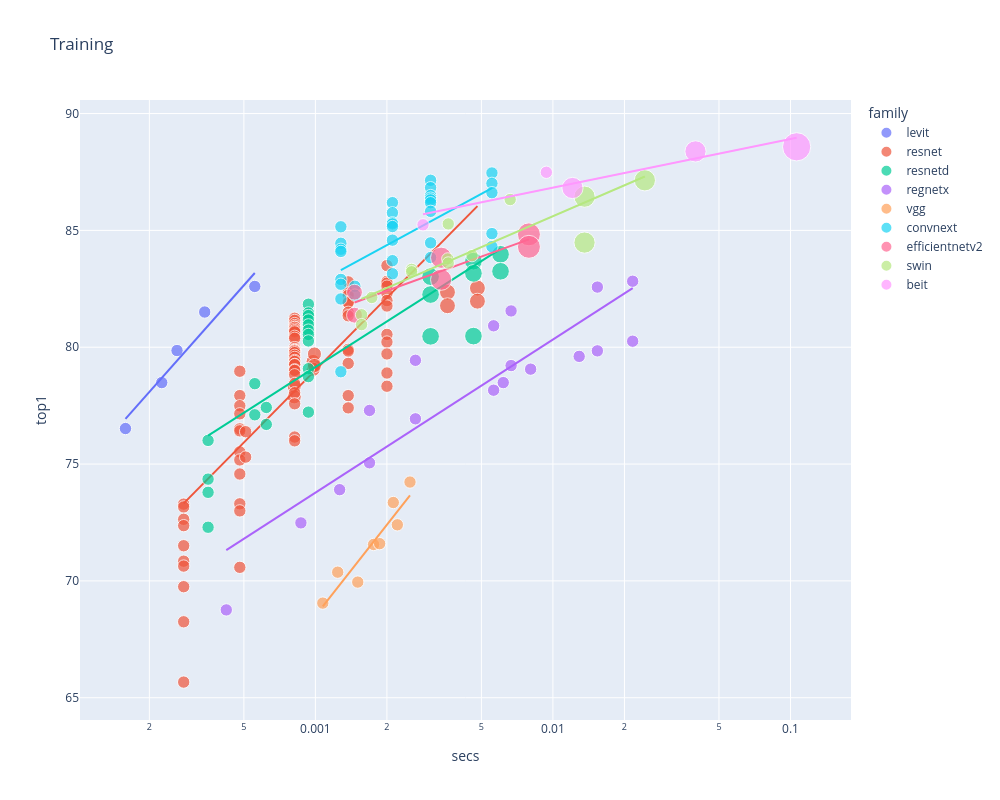

The notebook cell saved with this chart:
### Code cell
show_subs(tdf, 'Training', 'train_img_size')

### Figure 1 — Plotly figure (JSON) as saved in the notebook; plotly's stock layout.template omitted (floating-point values rounded to 4 significant figures)
{"data": [{"customdata": [[224], [224], [224], [224], [224]], "hovertemplate": "<b>%{hovertext}</b><br><br>family=levit<br>secs=%{x}<br>top1=%{y}<br>size=%{marker.size}<br>train_img_size=%{customdata[0]}<extra></extra>", "hovertext": ["levit_128s.fb_dist_in1k", "levit_128.fb_dist_in1k", "levit_192.fb_dist_in1k", "levit_256.fb_dist_in1k", "levit_384.fb_dist_in1k"], "legendgroup": "levit", "marker": {"color": "#636efa", "size": [50176, 50176, 50176, 50176, 50176], "sizemode": "area", "sizeref": 655.4, "symbol": "circle"}, "mode": "markers", "name": "levit", "orientation": "v", "showlegend": true, "type": "scatter", "x": [0.0001587, 0.0002255, 0.0002615, 0.0003421, 0.0005557], "xaxis": "x", "y": [76.52, 78.49, 79.86, 81.51, 82.6], "yaxis": "y"}, {"hovertemplate": "<b>OLS trendline</b><br>top1 = 11.4746 * log10(secs) + 120.529<br>R<sup>2</sup>=0.944529<br><br>family=levit<br>secs=%{x}<br>top1=%{y} <b>(trend)</b><extra></extra>", "legendgroup": "levit", "marker": {"color": "#636efa", "symbol": "circle"}, "mode": "lines", "name": "levit", "showlegend": false, "type": "scatter", "x": [0.0001587, 0.0002255, 0.0002615, 0.0003421, 0.0005557], "xaxis": "x", "y": [76.93, 78.68, 79.42, 80.76, 83.18], "yaxis": "y"}, {"customdata": [[224], [224], [224], [224], [224], [224], [224], [224], [224], [224], [224], [224], [224], [224], [224], [224], [224], [224], [224], [224], [224], [224], [224], [224], [256], [256], [224], [224], [224], [224], [224], [224], [224], [224], [224], [224], [224], [224], [224], [224], [224], [224], [224], [224], [224], [224], [224], [224], [224], [224], [224], [224], [224], [224], [224], [224], [224], [256], [256], [256], [256], [224], [224], [224], [224], [224], [224], [224], [224], [224], [224], [224], [224], [224], [224], [224], [224], [224], [224], [224], [224], [224], [224], [224], [224], [288], [288], [288], [288]], "hovertemplate": "<b>%{hovertext}</b><br><br>family=resnet<br>secs=%{x}<br>top1=%{y}<br>size=%{marker.size}<br>train_img_size=%{customdata[0]}<extra></extra>", "hovertext": ["resnet18.fb_swsl_ig1b_ft_in1k", "resnet18.a1_in1k", "resnet18.fb_ssl_yfcc100m_ft_in1k", "resnet18.a2_in1k", "resnet18.a1_in1k", "resnet18.gluon_in1k", "resnet18.a2_in1k", "resnet18.tv_in1k", "resnet18.a3_in1k", "resnet18.a3_in1k", "resnet34.ra4_e3600_r224_in1k", "resnet34.a1_in1k", "resnet34.ra4_e3600_r224_in1k", "resnet34.a2_in1k", "resnet34.bt_in1k", "resnet34.a1_in1k", "resnet34.a2_in1k", "resnet34.bt_in1k", "resnet34.gluon_in1k", "resnet34.tv_in1k", "resnet34.a3_in1k", "resnet34.a3_in1k", "resnet26.bt_in1k", "resnet26.bt_in1k", "resnet26t.ra2_in1k", "resnet26t.ra2_in1k", "resnet50.a1_in1k", "resnet50.fb_swsl_ig1b_ft_in1k", "resnet50.d_in1k", "resnet50.c1_in1k", "resnet50.c2_in1k", "resnet50.tv2_in1k", "resnet50.a2_in1k", "resnet50.b1k_in1k", "resnet50.a1h_in1k", "resnet50.b2k_in1k", "resnet50.a1_in1k", "resnet50.ram_in1k", "resnet50.d_in1k", "resnet50.c2_in1k", "resnet50.ra_in1k", "resnet50.a2_in1k", "resnet50.c1_in1k", "resnet50.bt_in1k", "resnet50.b1k_in1k", "resnet50.tv2_in1k", "resnet50.b2k_in1k", "resnet50.a1h_in1k", "resnet50.fb_ssl_yfcc100m_ft_in1k", "resnet50.ram_in1k", "resnet50.am_in1k", "resnet50.ra_in1k", "resnet50.bt_in1k", "resnet50.a3_in1k", "resnet50.gluon_in1k", "resnet50.tv_in1k", "resnet50.a3_in1k", "resnet32ts.ra2_in1k", "resnet32ts.ra2_in1k", "resnet33ts.ra2_in1k", "resnet33ts.ra2_in1k", "resnet101.a1h_in1k", "resnet101.a1_in1k", "resnet101.a2_in1k", "resnet101.a1h_in1k", "resnet101.tv2_in1k", "resnet101.a1_in1k", "resnet101.a2_in1k", "resnet101.tv2_in1k", "resnet101.a3_in1k", "resnet101.gluon_in1k", "resnet101.a3_in1k", "resnet101.tv_in1k", "resnet152.a1h_in1k", "resnet152.a1h_in1k", "resnet152.a1_in1k", "resnet152.a2_in1k", "resnet152.tv2_in1k", "resnet152.a1_in1k", "resnet152.a2_in1k", "resnet152.a3_in1k", "resnet152.tv2_in1k", "resnet152.gluon_in1k", "resnet152.a3_in1k", "resnet152.tv_in1k", "resnet51q.ra2_in1k", "resnet51q.ra2_in1k", "resnet61q.ra2_in1k", "resnet61q.ra2_in1k"], "legendgroup": "resnet", "marker": {"color": "#EF553B", "size": [50176, 50176, 50176, 50176, 50176, 50176, 50176, 50176, 50176, 50176, 50176, 50176, 50176, 50176, 50176, 50176, 50176, 50176, 50176, 50176, 50176, 50176, 50176, 50176, 65536, 65536, 50176, 50176, 50176, 50176, 50176, 50176, 50176, 50176, 50176, 50176, 50176, 50176, 50176, 50176, 50176, 50176, 50176, 50176, 50176, 50176, 50176, 50176, 50176, 50176, 50176, 50176, 50176, 50176, 50176, 50176, 50176, 65536, 65536, 65536, 65536, 50176, 50176, 50176, 50176, 50176, 50176, 50176, 50176, 50176, 50176, 50176, 50176, 50176, 50176, 50176, 50176, 50176, 50176, 50176, 50176, 50176, 50176, 50176, 50176, 82944, 82944, 82944, 82944], "sizemode": "area", "sizeref": 655.4, "symbol": "circle"}, "mode": "markers", "name": "resnet", "orientation": "v", "showlegend": true, "type": "scatter", "x": [0.000279, 0.000279, 0.000279, 0.000279, 0.000279, 0.000279, 0.000279, 0.000279, 0.000279, 0.000279, 0.0004806, 0.0004806, 0.0004806, 0.0004806, 0.0004806, 0.0004806, 0.0004806, 0.0004806, 0.0004806, 0.0004806, 0.0004806, 0.0004806, 0.0005087, 0.0005087, 0.0008144, 0.0008144, 0.0008179, 0.0008179, 0.0008179, 0.0008179, 0.0008179, 0.0008179, 0.0008179, 0.0008179, 0.0008179, 0.0008179, 0.0008179, 0.0008179, 0.0008179, 0.0008179, 0.0008179, 0.0008179, 0.0008179, 0.0008179, 0.0008179, 0.0008179, 0.0008179, 0.0008179, 0.0008179, 0.0008179, 0.0008179, 0.0008179, 0.0008179, 0.0008179, 0.0008179, 0.0008179, 0.0008179, 0.0009787, 0.0009787, 0.0009907, 0.0009907, 0.001375, 0.001375, 0.001375, 0.001375, 0.001375, 0.001375, 0.001375, 0.001375, 0.001375, 0.001375, 0.001375, 0.001375, 0.002001, 0.002001, 0.002001, 0.002001, 0.002001, 0.002001, 0.002001, 0.002001, 0.002001, 0.002001, 0.002001, 0.002001, 0.003598, 0.003598, 0.00481, 0.00481], "xaxis": "x", "y": [73.29, 73.16, 72.64, 72.36, 71.5, 70.84, 70.63, 69.75, 68.25, 65.67, 78.97, 77.93, 77.49, 77.15, 76.51, 76.42, 75.52, 75.18, 74.57, 73.3, 73.0, 70.58, 76.38, 75.3, 78.33, 77.88, 81.24, 81.15, 81.01, 80.93, 80.86, 80.85, 80.77, 80.71, 80.65, 80.47, 80.38, 79.98, 79.9, 79.87, 79.86, 79.83, 79.77, 79.65, 79.56, 79.43, 79.39, 79.26, 79.25, 79.03, 79.0, 78.82, 78.44, 78.05, 77.58, 76.16, 75.99, 79.39, 79.05, 79.71, 79.22, 82.8, 82.33, 82.22, 81.95, 81.91, 81.49, 81.34, 79.91, 79.84, 79.31, 77.93, 77.4, 83.49, 82.82, 82.74, 82.61, 82.29, 82.0, 81.76, 80.55, 80.22, 79.71, 78.9, 78.33, 82.36, 81.77, 82.53, 81.97], "yaxis": "y"}, {"hovertemplate": "<b>OLS trendline</b><br>top1 = 10.2861 * log10(secs) + 109.88<br>R<sup>2</sup>=0.647821<br><br>family=resnet<br>secs=%{x}<br>top1=%{y} <b>(trend)</b><extra></extra>", "legendgroup": "resnet", "marker": {"color": "#EF553B", "symbol": "circle"}, "mode": "lines", "name": "resnet", "showlegend": false, "type": "scatter", "x": [0.000279, 0.000279, 0.000279, 0.000279, 0.000279, 0.000279, 0.000279, 0.000279, 0.000279, 0.000279, 0.0004806, 0.0004806, 0.0004806, 0.0004806, 0.0004806, 0.0004806, 0.0004806, 0.0004806, 0.0004806, 0.0004806, 0.0004806, 0.0004806, 0.0005087, 0.0005087, 0.0008144, 0.0008144, 0.0008179, 0.0008179, 0.0008179, 0.0008179, 0.0008179, 0.0008179, 0.0008179, 0.0008179, 0.0008179, 0.0008179, 0.0008179, 0.0008179, 0.0008179, 0.0008179, 0.0008179, 0.0008179, 0.0008179, 0.0008179, 0.0008179, 0.0008179, 0.0008179, 0.0008179, 0.0008179, 0.0008179, 0.0008179, 0.0008179, 0.0008179, 0.0008179, 0.0008179, 0.0008179, 0.0008179, 0.0009787, 0.0009787, 0.0009907, 0.0009907, 0.001375, 0.001375, 0.001375, 0.001375, 0.001375, 0.001375, 0.001375, 0.001375, 0.001375, 0.001375, 0.001375, 0.001375, 0.002001, 0.002001, 0.002001, 0.002001, 0.002001, 0.002001, 0.002001, 0.002001, 0.002001, 0.002001, 0.002001, 0.002001, 0.003598, 0.003598, 0.00481, 0.00481], "xaxis": "x", "y": [73.32, 73.32, 73.32, 73.32, 73.32, 73.32, 73.32, 73.32, 73.32, 73.32, 75.75, 75.75, 75.75, 75.75, 75.75, 75.75, 75.75, 75.75, 75.75, 75.75, 75.75, 75.75, 76.0, 76.0, 78.1, 78.1, 78.12, 78.12, 78.12, 78.12, 78.12, 78.12, 78.12, 78.12, 78.12, 78.12, 78.12, 78.12, 78.12, 78.12, 78.12, 78.12, 78.12, 78.12, 78.12, 78.12, 78.12, 78.12, 78.12, 78.12, 78.12, 78.12, 78.12, 78.12, 78.12, 78.12, 78.12, 78.93, 78.93, 78.98, 78.98, 80.44, 80.44, 80.44, 80.44, 80.44, 80.44, 80.44, 80.44, 80.44, 80.44, 80.44, 80.44, 82.12, 82.12, 82.12, 82.12, 82.12, 82.12, 82.12, 82.12, 82.12, 82.12, 82.12, 82.12, 84.74, 84.74, 86.04, 86.04], "yaxis": "y"}, {"customdata": [[224], [224], [224], [224], [224], [224], [224], [224], [224], [224], [224], [224], [224], [224], [224], [224], [224], [224], [224], [320], [320], [320], [320], [320], [320], [320], [320]], "hovertemplate": "<b>%{hovertext}</b><br><br>family=resnetd<br>secs=%{x}<br>top1=%{y}<br>size=%{marker.size}<br>train_img_size=%{customdata[0]}<extra></extra>", "hovertext": ["resnet18d.ra4_e3600_r224_in1k", "resnet18d.ra4_e3600_r224_in1k", "resnet18d.ra2_in1k", "resnet18d.ra2_in1k", "resnet34d.ra2_in1k", "resnet34d.ra2_in1k", "resnet26d.bt_in1k", "resnet26d.bt_in1k", "resnet50d.ra4_e3600_r224_in1k", "resnet50d.a1_in1k", "resnet50d.ra2_in1k", "resnet50d.a2_in1k", "resnet50d.ra4_e3600_r224_in1k", "resnet50d.a1_in1k", "resnet50d.ra2_in1k", "resnet50d.a2_in1k", "resnet50d.gluon_in1k", "resnet50d.a3_in1k", "resnet50d.a3_in1k", "resnet101d.ra2_in1k", "resnet101d.ra2_in1k", "resnet101d.gluon_in1k", "resnet152d.ra2_in1k", "resnet152d.ra2_in1k", "resnet152d.gluon_in1k", "resnet200d.ra2_in1k", "resnet200d.ra2_in1k"], "legendgroup": "resnetd", "marker": {"color": "#00cc96", "size": [50176, 50176, 50176, 50176, 50176, 50176, 50176, 50176, 50176, 50176, 50176, 50176, 50176, 50176, 50176, 50176, 50176, 50176, 50176, 102400, 102400, 102400, 102400, 102400, 102400, 102400, 102400], "sizemode": "area", "sizeref": 655.4, "symbol": "circle"}, "mode": "markers", "name": "resnetd", "orientation": "v", "showlegend": true, "type": "scatter", "x": [0.0003534, 0.0003534, 0.0003534, 0.0003534, 0.0005559, 0.0005559, 0.0006214, 0.0006214, 0.0009344, 0.0009344, 0.0009344, 0.0009344, 0.0009344, 0.0009344, 0.0009344, 0.0009344, 0.0009344, 0.0009344, 0.0009344, 0.003054, 0.003054, 0.003054, 0.004628, 0.004628, 0.004628, 0.006017, 0.006017], "xaxis": "x", "y": [76.01, 74.36, 73.79, 72.3, 78.44, 77.11, 77.42, 76.7, 81.84, 81.47, 81.35, 81.16, 80.96, 80.73, 80.55, 80.27, 79.08, 78.74, 77.22, 83.02, 82.25, 80.47, 83.68, 83.16, 80.48, 83.98, 83.25], "yaxis": "y"}, {"hovertemplate": "<b>OLS trendline</b><br>top1 = 6.48805 * log10(secs) + 98.6157<br>R<sup>2</sup>=0.683715<br><br>family=resnetd<br>secs=%{x}<br>top1=%{y} <b>(trend)</b><extra></extra>", "legendgroup": "resnetd", "marker": {"color": "#00cc96", "symbol": "circle"}, "mode": "lines", "name": "resnetd", "showlegend": false, "type": "scatter", "x": [0.0003534, 0.0003534, 0.0003534, 0.0003534, 0.0005559, 0.0005559, 0.0006214, 0.0006214, 0.0009344, 0.0009344, 0.0009344, 0.0009344, 0.0009344, 0.0009344, 0.0009344, 0.0009344, 0.0009344, 0.0009344, 0.0009344, 0.003054, 0.003054, 0.003054, 0.004628, 0.004628, 0.004628, 0.006017, 0.006017], "xaxis": "x", "y": [76.22, 76.22, 76.22, 76.22, 77.5, 77.5, 77.81, 77.81, 78.96, 78.96, 78.96, 78.96, 78.96, 78.96, 78.96, 78.96, 78.96, 78.96, 78.96, 82.3, 82.3, 82.3, 83.47, 83.47, 83.47, 84.21, 84.21], "yaxis": "y"}, {"customdata": [[224], [224], [224], [224], [224], [224], [224], [224], [224], [224], [224], [224], [224], [224], [224], [224], [224], [224]], "hovertemplate": "<b>%{hovertext}</b><br><br>family=regnetx<br>secs=%{x}<br>top1=%{y}<br>size=%{marker.size}<br>train_img_size=%{customdata[0]}<extra></extra>", "hovertext": ["regnetx_002.pycls_in1k", "regnetx_004.pycls_in1k", "regnetx_006.pycls_in1k", "regnetx_008.tv2_in1k", "regnetx_008.pycls_in1k", "regnetx_016.tv2_in1k", "regnetx_016.pycls_in1k", "regnetx_032.tv2_in1k", "regnetx_032.pycls_in1k", "regnetx_040.pycls_in1k", "regnetx_080.tv2_in1k", "regnetx_080.pycls_in1k", "regnetx_064.pycls_in1k", "regnetx_120.pycls_in1k", "regnetx_160.tv2_in1k", "regnetx_160.pycls_in1k", "regnetx_320.tv2_in1k", "regnetx_320.pycls_in1k"], "legendgroup": "regnetx", "marker": {"color": "#ab63fa", "size": [50176, 50176, 50176, 50176, 50176, 50176, 50176, 50176, 50176, 50176, 50176, 50176, 50176, 50176, 50176, 50176, 50176, 50176], "sizemode": "area", "sizeref": 655.4, "symbol": "circle"}, "mode": "markers", "name": "regnetx", "orientation": "v", "showlegend": true, "type": "scatter", "x": [0.0004216, 0.0008689, 0.001265, 0.00169, 0.00169, 0.002637, 0.002637, 0.005628, 0.005628, 0.006178, 0.006666, 0.006666, 0.008056, 0.0129, 0.01538, 0.01538, 0.02166, 0.02166], "xaxis": "x", "y": [68.76, 72.48, 73.9, 77.29, 75.05, 79.44, 76.94, 80.92, 78.16, 78.49, 81.55, 79.21, 79.06, 79.61, 82.57, 79.84, 82.82, 80.26], "yaxis": "y"}, {"hovertemplate": "<b>OLS trendline</b><br>top1 = 6.55313 * log10(secs) + 93.4347<br>R<sup>2</sup>=0.807063<br><br>family=regnetx<br>secs=%{x}<br>top1=%{y} <b>(trend)</b><extra></extra>", "legendgroup": "regnetx", "marker": {"color": "#ab63fa", "symbol": "circle"}, "mode": "lines", "name": "regnetx", "showlegend": false, "type": "scatter", "x": [0.0004216, 0.0008689, 0.001265, 0.00169, 0.00169, 0.002637, 0.002637, 0.005628, 0.005628, 0.006178, 0.006666, 0.006666, 0.008056, 0.0129, 0.01538, 0.01538, 0.02166, 0.02166], "xaxis": "x", "y": [71.32, 73.38, 74.44, 75.27, 75.27, 76.54, 76.54, 78.69, 78.69, 78.96, 79.17, 79.17, 79.71, 81.05, 81.55, 81.55, 82.53, 82.53], "yaxis": "y"}, {"customdata": [[224], [224], [224], [224], [224], [224], [224], [224]], "hovertemplate": "<b>%{hovertext}</b><br><br>family=vgg<br>secs=%{x}<br>top1=%{y}<br>size=%{marker.size}<br>train_img_size=%{customdata[0]}<extra></extra>", "hovertext": ["vgg11.tv_in1k", "vgg11_bn.tv_in1k", "vgg13.tv_in1k", "vgg13_bn.tv_in1k", "vgg16.tv_in1k", "vgg16_bn.tv_in1k", "vgg19.tv_in1k", "vgg19_bn.tv_in1k"], "legendgroup": "vgg", "marker": {"color": "#FFA15A", "size": [50176, 50176, 50176, 50176, 50176, 50176, 50176, 50176], "sizemode": "area", "sizeref": 655.4, "symbol": "circle"}, "mode": "markers", "name": "vgg", "orientation": "v", "showlegend": true, "type": "scatter", "x": [0.001075, 0.001242, 0.001508, 0.001758, 0.001864, 0.002128, 0.002213, 0.002502], "xaxis": "x", "y": [69.05, 70.37, 69.95, 71.56, 71.59, 73.35, 72.4, 74.23], "yaxis": "y"}, {"hovertemplate": "<b>OLS trendline</b><br>top1 = 12.9353 * log10(secs) + 107.314<br>R<sup>2</sup>=0.888064<br><br>family=vgg<br>secs=%{x}<br>top1=%{y} <b>(trend)</b><extra></extra>", "legendgroup": "vgg", "marker": {"color": "#FFA15A", "symbol": "circle"}, "mode": "lines", "name": "vgg", "showlegend": false, "type": "scatter", "x": [0.001075, 0.001242, 0.001508, 0.001758, 0.001864, 0.002128, 0.002213, 0.002502], "xaxis": "x", "y": [68.91, 69.72, 70.81, 71.68, 72.01, 72.75, 72.97, 73.66], "yaxis": "y"}, {"customdata": [[224], [224], [224], [224], [224], [224], [224], [224], [224], [224], [224], [224], [224], [224], [224], [224], [224], [224], [224], [224], [224], [224], [224], [224], [224], [224], [224], [224], [224], [224], [224], [224]], "hovertemplate": "<b>%{hovertext}</b><br><br>family=convnext<br>secs=%{x}<br>top1=%{y}<br>size=%{marker.size}<br>train_img_size=%{customdata[0]}<extra></extra>", "hovertext": ["convnext_tiny.in12k_ft_in1k_384", "convnext_tiny.in12k_ft_in1k", "convnext_tiny.in12k_ft_in1k", "convnext_tiny.fb_in22k_ft_in1k_384", "convnext_tiny.fb_in22k_ft_in1k", "convnext_tiny.fb_in1k", "convnext_tiny.fb_in1k", "convnext_tiny.fb_in22k_ft_in1k", "convnext_tiny_hnf.a2h_in1k", "convnext_tiny_hnf.a2h_in1k", "convnext_small.in12k_ft_in1k_384", "convnext_small.fb_in22k_ft_in1k_384", "convnext_small.in12k_ft_in1k", "convnext_small.fb_in22k_ft_in1k", "convnext_small.in12k_ft_in1k", "convnext_small.fb_in22k_ft_in1k", "convnext_small.fb_in1k", "convnext_small.fb_in1k", "convnext_base.clip_laion2b_augreg_ft_in12k_in1k_384", "convnext_base.fb_in22k_ft_in1k_384", "convnext_base.clip_laiona_augreg_ft_in1k_384", "convnext_base.clip_laion2b_augreg_ft_in12k_in1k", "convnext_base.fb_in22k_ft_in1k", "convnext_base.clip_laion2b_augreg_ft_in1k", "convnext_base.fb_in22k_ft_in1k", "convnext_base.fb_in1k", "convnext_base.fb_in1k", "convnext_large.fb_in22k_ft_in1k_384", "convnext_large.fb_in22k_ft_in1k", "convnext_large.fb_in22k_ft_in1k", "convnext_large.fb_in1k", "convnext_large.fb_in1k"], "legendgroup": "convnext", "marker": {"color": "#19d3f3", "size": [50176, 50176, 50176, 50176, 50176, 50176, 50176, 50176, 50176, 50176, 50176, 50176, 50176, 50176, 50176, 50176, 50176, 50176, 50176, 50176, 50176, 50176, 50176, 50176, 50176, 50176, 50176, 50176, 50176, 50176, 50176, 50176], "sizemode": "area", "sizeref": 655.4, "symbol": "circle"}, "mode": "markers", "name": "convnext", "orientation": "v", "showlegend": true, "type": "scatter", "x": [0.00128, 0.00128, 0.00128, 0.00128, 0.00128, 0.00128, 0.00128, 0.00128, 0.001467, 0.001467, 0.00211, 0.00211, 0.00211, 0.00211, 0.00211, 0.00211, 0.00211, 0.00211, 0.003055, 0.003055, 0.003055, 0.003055, 0.003055, 0.003055, 0.003055, 0.003055, 0.003055, 0.005536, 0.005536, 0.005536, 0.005536, 0.005536], "xaxis": "x", "y": [85.15, 84.45, 84.19, 84.1, 82.9, 82.69, 82.07, 78.95, 82.61, 82.23, 86.19, 85.75, 85.32, 85.28, 85.16, 84.58, 83.7, 83.14, 87.14, 86.83, 86.49, 86.38, 86.3, 86.18, 85.81, 84.47, 83.84, 87.46, 87.01, 86.61, 84.86, 84.3], "yaxis": "y"}, {"hovertemplate": "<b>OLS trendline</b><br>top1 = 5.51904 * log10(secs) + 99.2655<br>R<sup>2</sup>=0.420422<br><br>family=convnext<br>secs=%{x}<br>top1=%{y} <b>(trend)</b><extra></extra>", "legendgroup": "convnext", "marker": {"color": "#19d3f3", "symbol": "circle"}, "mode": "lines", "name": "convnext", "showlegend": false, "type": "scatter", "x": [0.00128, 0.00128, 0.00128, 0.00128, 0.00128, 0.00128, 0.00128, 0.00128, 0.001467, 0.001467, 0.00211, 0.00211, 0.00211, 0.00211, 0.00211, 0.00211, 0.00211, 0.00211, 0.003055, 0.003055, 0.003055, 0.003055, 0.003055, 0.003055, 0.003055, 0.003055, 0.003055, 0.005536, 0.005536, 0.005536, 0.005536, 0.005536], "xaxis": "x", "y": [83.3, 83.3, 83.3, 83.3, 83.3, 83.3, 83.3, 83.3, 83.63, 83.63, 84.5, 84.5, 84.5, 84.5, 84.5, 84.5, 84.5, 84.5, 85.39, 85.39, 85.39, 85.39, 85.39, 85.39, 85.39, 85.39, 85.39, 86.81, 86.81, 86.81, 86.81, 86.81], "yaxis": "y"}, {"customdata": [[288], [288], [384], [384], [416], [416]], "hovertemplate": "<b>%{hovertext}</b><br><br>family=efficientnetv2<br>secs=%{x}<br>top1=%{y}<br>size=%{marker.size}<br>train_img_size=%{customdata[0]}<extra></extra>", "hovertext": ["efficientnetv2_rw_t.ra2_in1k", "efficientnetv2_rw_t.ra2_in1k", "efficientnetv2_rw_s.ra2_in1k", "efficientnetv2_rw_s.ra2_in1k", "efficientnetv2_rw_m.agc_in1k", "efficientnetv2_rw_m.agc_in1k"], "legendgroup": "efficientnetv2", "marker": {"color": "#FF6692", "size": [82944, 82944, 147456, 147456, 173056, 173056], "sizemode": "area", "sizeref": 655.4, "symbol": "circle"}, "mode": "markers", "name": "efficientnetv2", "orientation": "v", "showlegend": true, "type": "scatter", "x": [0.001461, 0.001461, 0.003383, 0.003383, 0.007923, 0.007923], "xaxis": "x", "y": [82.35, 81.37, 83.83, 82.89, 84.83, 84.3], "yaxis": "y"}, {"hovertemplate": "<b>OLS trendline</b><br>top1 = 3.67756 * log10(secs) + 92.3414<br>R<sup>2</sup>=0.868647<br><br>family=efficientnetv2<br>secs=%{x}<br>top1=%{y} <b>(trend)</b><extra></extra>", "legendgroup": "efficientnetv2", "marker": {"color": "#FF6692", "symbol": "circle"}, "mode": "lines", "name": "efficientnetv2", "showlegend": false, "type": "scatter", "x": [0.001461, 0.001461, 0.003383, 0.003383, 0.007923, 0.007923], "xaxis": "x", "y": [81.91, 81.91, 83.26, 83.26, 84.61, 84.61], "yaxis": "y"}, {"customdata": [[224], [224], [224], [224], [224], [224], [224], [224], [224], [224], [384], [384], [384]], "hovertemplate": "<b>%{hovertext}</b><br><br>family=swin<br>secs=%{x}<br>top1=%{y}<br>size=%{marker.size}<br>train_img_size=%{customdata[0]}<extra></extra>", "hovertext": ["swin_tiny_patch4_window7_224.ms_in1k", "swin_tiny_patch4_window7_224.ms_in22k_ft_in1k", "swin_s3_tiny_224.ms_in1k", "swin_small_patch4_window7_224.ms_in22k_ft_in1k", "swin_small_patch4_window7_224.ms_in1k", "swin_s3_small_224.ms_in1k", "swin_base_patch4_window7_224.ms_in22k_ft_in1k", "swin_base_patch4_window7_224.ms_in1k", "swin_s3_base_224.ms_in1k", "swin_large_patch4_window7_224.ms_in22k_ft_in1k", "swin_base_patch4_window12_384.ms_in22k_ft_in1k", "swin_base_patch4_window12_384.ms_in1k", "swin_large_patch4_window12_384.ms_in22k_ft_in1k"], "legendgroup": "swin", "marker": {"color": "#B6E880", "size": [50176, 50176, 50176, 50176, 50176, 50176, 50176, 50176, 50176, 50176, 147456, 147456, 147456], "sizemode": "area", "sizeref": 655.4, "symbol": "circle"}, "mode": "markers", "name": "swin", "orientation": "v", "showlegend": true, "type": "scatter", "x": [0.001564, 0.001564, 0.001728, 0.002542, 0.002542, 0.003609, 0.003625, 0.003625, 0.004565, 0.006607, 0.01359, 0.01359, 0.02438], "xaxis": "x", "y": [81.39, 80.97, 82.13, 83.33, 83.23, 83.78, 85.28, 83.6, 83.92, 86.32, 86.44, 84.48, 87.14], "yaxis": "y"}, {"hovertemplate": "<b>OLS trendline</b><br>top1 = 4.3934 * log10(secs) + 94.3937<br>R<sup>2</sup>=0.777138<br><br>family=swin<br>secs=%{x}<br>top1=%{y} <b>(trend)</b><extra></extra>", "legendgroup": "swin", "marker": {"color": "#B6E880", "symbol": "circle"}, "mode": "lines", "name": "swin", "showlegend": false, "type": "scatter", "x": [0.001564, 0.001564, 0.001728, 0.002542, 0.002542, 0.003609, 0.003625, 0.003625, 0.004565, 0.006607, 0.01359, 0.01359, 0.02438], "xaxis": "x", "y": [82.07, 82.07, 82.26, 82.99, 82.99, 83.66, 83.67, 83.67, 84.11, 84.82, 86.19, 86.19, 87.31], "yaxis": "y"}, {"customdata": [[224], [224], [384], [384], [512]], "hovertemplate": "<b>%{hovertext}</b><br><br>family=beit<br>secs=%{x}<br>top1=%{y}<br>size=%{marker.size}<br>train_img_size=%{customdata[0]}<extra></extra>", "hovertext": ["beit_base_patch16_224.in22k_ft_in22k_in1k", "beit_large_patch16_224.in22k_ft_in22k_in1k", "beit_base_patch16_384.in22k_ft_in22k_in1k", "beit_large_patch16_384.in22k_ft_in22k_in1k", "beit_large_patch16_512.in22k_ft_in22k_in1k"], "legendgroup": "beit", "marker": {"color": "#FF97FF", "size": [50176, 50176, 147456, 147456, 262144], "sizemode": "area", "sizeref": 655.4, "symbol": "circle"}, "mode": "markers", "name": "beit", "orientation": "v", "showlegend": true, "type": "scatter", "x": [0.002839, 0.009382, 0.01209, 0.03982, 0.1062], "xaxis": "x", "y": [85.24, 87.49, 86.81, 88.38, 88.58], "yaxis": "y"}, {"hovertemplate": "<b>OLS trendline</b><br>top1 = 2.07973 * log10(secs) + 90.9867<br>R<sup>2</sup>=0.864377<br><br>family=beit<br>secs=%{x}<br>top1=%{y} <b>(trend)</b><extra></extra>", "legendgroup": "beit", "marker": {"color": "#FF97FF", "symbol": "circle"}, "mode": "lines", "name": "beit", "showlegend": false, "type": "scatter", "x": [0.002839, 0.009382, 0.01209, 0.03982, 0.1062], "xaxis": "x", "y": [85.69, 86.77, 87.0, 88.08, 88.96], "yaxis": "y"}], "layout": {"height": 800, "legend": {"itemsizing": "constant", "title": {"text": "family"}, "tracegroupgap": 0}, "title": {"text": "Training"}, "width": 1000, "xaxis": {"anchor": "y", "domain": [0, 1], "title": {"text": "secs"}, "type": "log"}, "yaxis": {"anchor": "x", "domain": [0, 1], "title": {"text": "top1"}}}}
